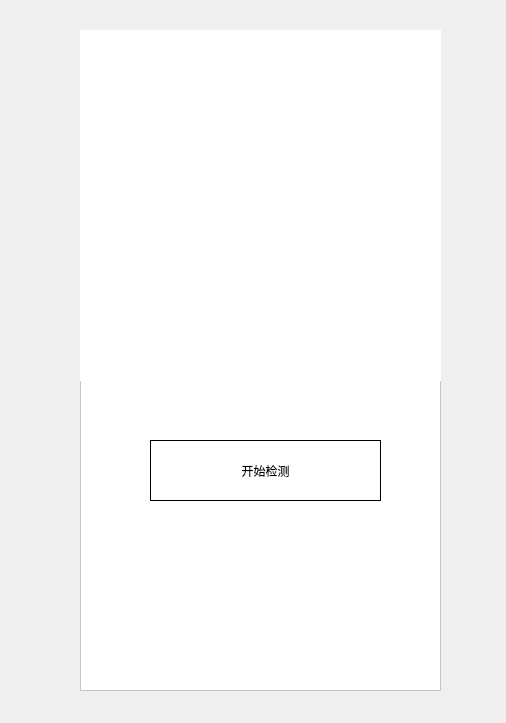
<?xml version="1.0" encoding="UTF-8"?>
<ui version="4.0">
 <class>MainWindow</class>
 <widget class="QMainWindow" name="MainWindow">
  <property name="geometry">
   <rect>
    <x>0</x>
    <y>0</y>
    <width>506</width>
    <height>723</height>
   </rect>
  </property>
  <property name="windowTitle">
   <string>MainWindow</string>
  </property>
  <widget class="QWidget" name="centralwidget">
   <widget class="QFrame" name="frame">
    <property name="geometry">
     <rect>
      <x>80</x>
      <y>30</y>
      <width>361</width>
      <height>661</height>
     </rect>
    </property>
    <property name="styleSheet">
     <string notr="true">background-color: rgb(255, 255, 255);</string>
    </property>
    <property name="frameShape">
     <enum>QFrame::StyledPanel</enum>
    </property>
    <property name="frameShadow">
     <enum>QFrame::Raised</enum>
    </property>
    <widget class="QLabel" name="label">
     <property name="geometry">
      <rect>
       <x>0</x>
       <y>0</y>
       <width>361</width>
       <height>351</height>
      </rect>
     </property>
     <property name="text">
      <string/>
     </property>
     <property name="pixmap">
      <pixmap resource="../common.qrc">:/images/images/main.jpg</pixmap>
     </property>
     <property name="scaledContents">
      <bool>true</bool>
     </property>
    </widget>
    <widget class="QPushButton" name="pushButton">
     <property name="geometry">
      <rect>
       <x>70</x>
       <y>410</y>
       <width>231</width>
       <height>61</height>
      </rect>
     </property>
     <property name="styleSheet">
      <string notr="true">#pushButton {
	border:1px solid rgb(0, 0, 0);
	font: 14pt &quot;微软雅黑&quot;;
}
#pushButton:hover {
	padding-bottom:5px;
}
#pushButton:pressed {
	padding-top:5px;
}</string>
     </property>
     <property name="text">
      <string>开始检测</string>
     </property>
    </widget>
    <widget class="QLabel" name="backgroundTitle">
     <property name="geometry">
      <rect>
       <x>0</x>
       <y>30</y>
       <width>361</width>
       <height>81</height>
      </rect>
     </property>
     <property name="styleSheet">
      <string notr="true">#backgroundTitle {
	background-color: none;
	color: rgb(255, 255, 255);
	font: 18pt &quot;微软雅黑&quot;;
}</string>
     </property>
     <property name="text">
      <string>飞行签派员疲劳检测系统</string>
     </property>
     <property name="alignment">
      <set>Qt::AlignCenter</set>
     </property>
    </widget>
    <widget class="QWidget" name="widget" native="true">
     <property name="geometry">
      <rect>
       <x>220</x>
       <y>600</y>
       <width>131</width>
       <height>51</height>
      </rect>
     </property>
     <property name="styleSheet">
      <string notr="true">QPushButton {
border:none;
}
QPushButton:hover {
padding-bottom:5px;
}</string>
     </property>
     <layout class="QHBoxLayout" name="horizontalLayout">
      <property name="spacing">
       <number>15</number>
      </property>
      <item>
       <widget class="QPushButton" name="pushButton_2">
        <property name="text">
         <string/>
        </property>
        <property name="icon">
         <iconset resource="../common.qrc">
          <normaloff>:/ico/images/setting.png</normaloff>:/ico/images/setting.png</iconset>
        </property>
       </widget>
      </item>
      <item>
       <widget class="QPushButton" name="pushButton_3">
        <property name="text">
         <string/>
        </property>
        <property name="icon">
         <iconset resource="../common.qrc">
          <normaloff>:/ico/images/minus.png</normaloff>:/ico/images/minus.png</iconset>
        </property>
       </widget>
      </item>
      <item>
       <widget class="QPushButton" name="pushButton_4">
        <property name="text">
         <string/>
        </property>
        <property name="icon">
         <iconset resource="../common.qrc">
          <normaloff>:/ico/images/close.png</normaloff>:/ico/images/close.png</iconset>
        </property>
       </widget>
      </item>
     </layout>
    </widget>
   </widget>
  </widget>
 </widget>
 <resources>
  <include location="../common.qrc"/>
  <include location="common.qrc"/>
 </resources>
 <connections>
  <connection>
   <sender>pushButton_4</sender>
   <signal>clicked()</signal>
   <receiver>MainWindow</receiver>
   <slot>close()</slot>
   <hints>
    <hint type="sourcelabel">
     <x>409</x>
     <y>658</y>
    </hint>
    <hint type="destinationlabel">
     <x>252</x>
     <y>361</y>
    </hint>
   </hints>
  </connection>
  <connection>
   <sender>pushButton_3</sender>
   <signal>clicked()</signal>
   <receiver>MainWindow</receiver>
   <slot>showMinimized()</slot>
   <hints>
    <hint type="sourcelabel">
     <x>365</x>
     <y>654</y>
    </hint>
    <hint type="destinationlabel">
     <x>252</x>
     <y>361</y>
    </hint>
   </hints>
  </connection>
 </connections>
</ui>
